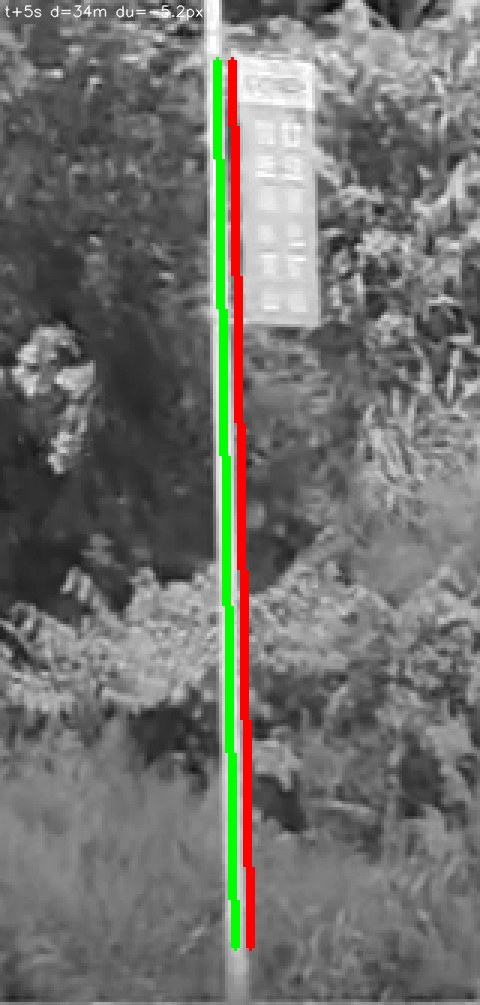
#> input picture config/carlibration/wuhu/truck29raw/v006_camlidar/overlays/pole_00_t005.jpg, 480 x 1005 px; its folder holds only this picture in this run
$ python -i camera_texture_stats.py   (imports and definitions only)   (older library calls are emulated)
#> lines starting #> are read from the running program, lines starting #| are printed output that depends on the picture
#> further down, picture is the input picture: shape (1005, 480, 3); mean B, G, R 110.2, 114.4, 114.3
#!/usr/bin/env python3
"""Image-quality statistics of a recording's camera stream (texture / sharpness / HEVC blockiness).

Purpose: explain why the photometric VIO update is weaker on one truck than on another. Decodes N
evenly spaced frames from [start, start+duration] and prints medians of
  grad_mean      mean Sobel gradient magnitude (8-bit gray, full resolution)
  textured_pct   percentage of pixels with gradient magnitude > 12 (usable photometric patches)
  lap_var        variance of the Laplacian (sharpness / motion blur / compression smoothing)
  blockiness     mean |dI| across 8-px block borders divided by mean |dI| inside blocks (1.0 = none)
  brightness/contrast  mean and std of the gray image
Usage: /usr/bin/python3 scripts/analysis/camera_texture_stats.py --bag DIR [--start S --duration D --frames 12]
"""
import argparse, pathlib, sys, tempfile
import numpy as np

REPO = pathlib.Path(__file__).resolve().parents[2]
sys.path.insert(0, str(REPO / "tools" / "calib"))
from livo_calib import dump_camera_stream, decode_hevc  # noqa: E402


def stats(img):
    import cv2
    g = img.astype(np.float32)
    gx = cv2.Sobel(g, cv2.CV_32F, 1, 0, ksize=3) / 8.0
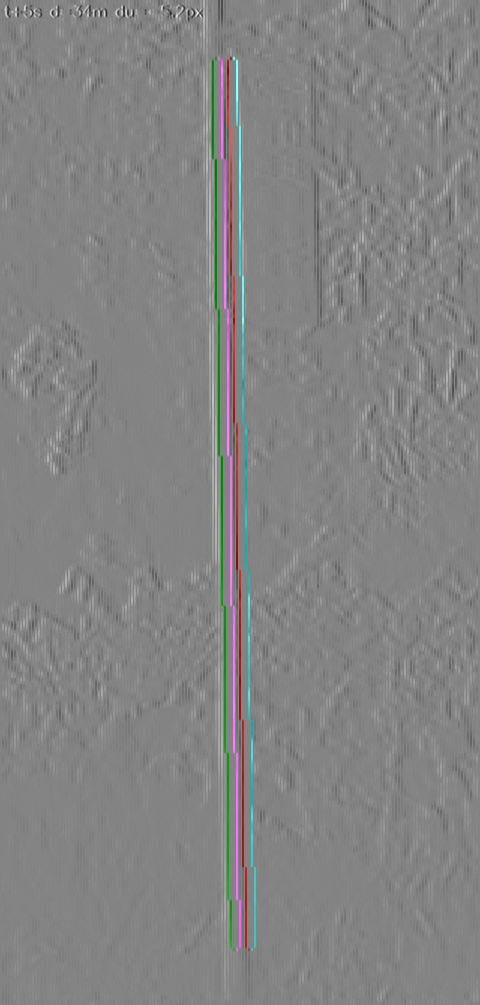
#> gx: shape (1005, 480, 3) float32; mean B, G, R 0.1, 0.1, 0.1; drawn with min black and max white
    gy = cv2.Sobel(g, cv2.CV_32F, 0, 1, ksize=3) / 8.0
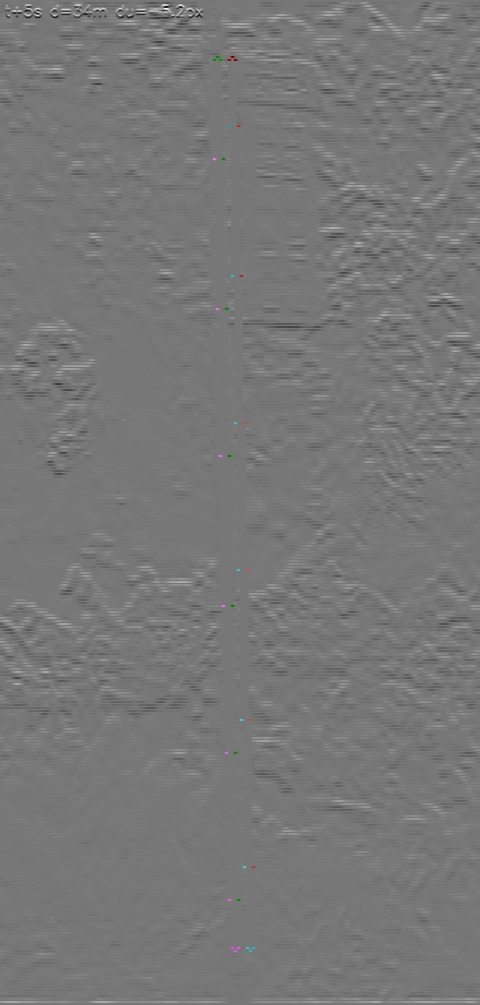
#> gy: shape (1005, 480, 3) float32; mean B, G, R 0, 0, 0; drawn with min black and max white
    mag = np.sqrt(gx * gx + gy * gy)
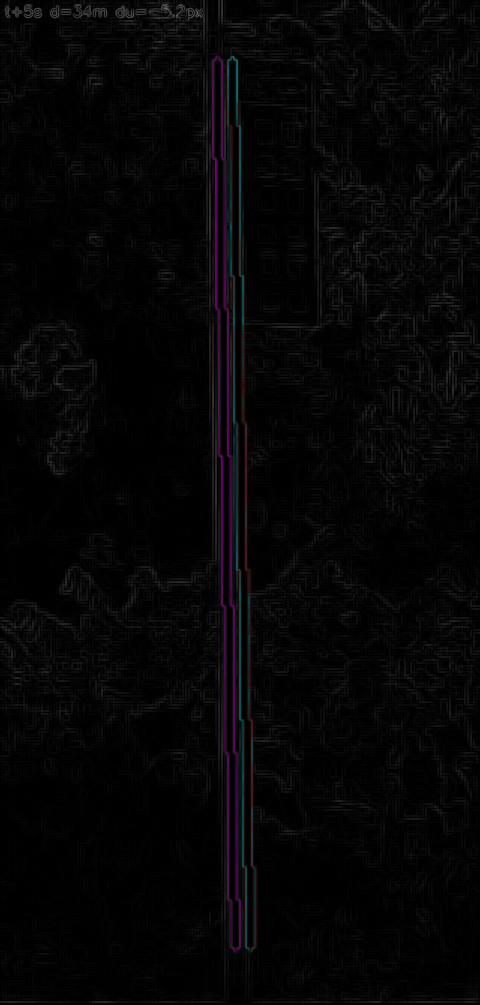
#> mag: shape (1005, 480, 3) float32; mean B, G, R 6.4, 5.8, 6.3
    lap = cv2.Laplacian(g, cv2.CV_32F)
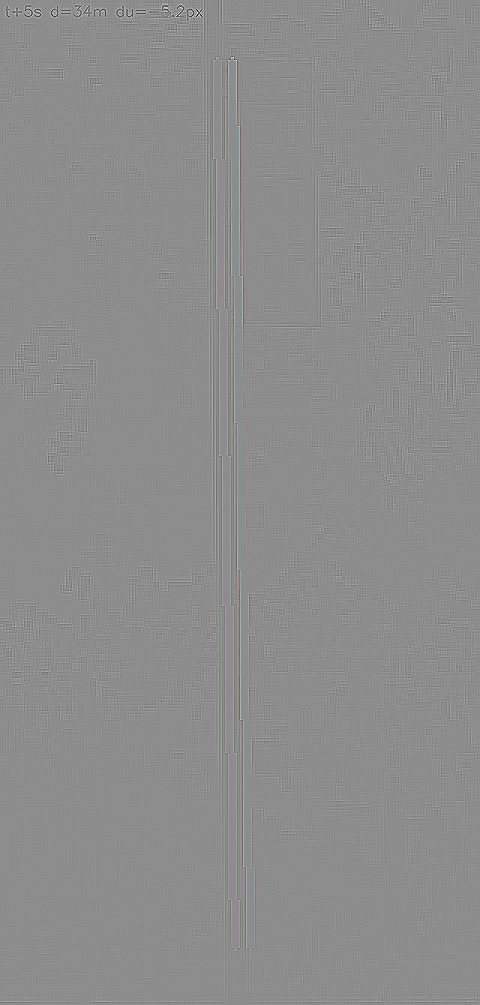
#> lap: shape (1005, 480, 3) float32; mean B, G, R 0, 0, 0; drawn with min black and max white
    dx = np.abs(np.diff(g, axis=1))
    cols = np.arange(dx.shape[1])
#> cols = 479 values from 0 to 478
    border = (cols % 8) == 7
    blockiness = float(dx[:, border].mean() / max(dx[:, ~border].mean(), 1e-6))
#> blockiness = 1.08
    return dict(grad_mean=float(mag.mean()), textured_pct=float((mag > 12).mean() * 100.0),
                lap_var=float(lap.var()), blockiness=blockiness,
                brightness=float(g.mean()), contrast=float(g.std()))


def main():
    ap = argparse.ArgumentParser()
    ap.add_argument("--bag", required=True)
    ap.add_argument("--start", type=float, default=0.0, help="seconds after the first image")
    ap.add_argument("--duration", type=float, default=60.0)
    ap.add_argument("--frames", type=int, default=12)
    a = ap.parse_args()
    out_dir = pathlib.Path(tempfile.mkdtemp(prefix="camtex_"))
    img_stamps, stream = dump_camera_stream(pathlib.Path(a.bag), out_dir, duration=a.duration, start=a.start)
    n = len(img_stamps)
    keep = set(int(k) for k in np.linspace(0, max(n - 1, 0), a.frames).round())
    rows = []
    for k, img in decode_hevc(stream, 1.0, keep=keep):
        rows.append(stats(img))
    if not rows:
        sys.exit("no frames decoded")
    keys = list(rows[0].keys())
    print(f"{a.bag}: {len(rows)} frames from {n} packets, window start {a.start:.0f}s dur {a.duration:.0f}s")
    for k in keys:
        v = np.array([r[k] for r in rows])
        print(f"  {k:13s} median {np.median(v):9.3f}  p10 {np.percentile(v, 10):9.3f}  p90 {np.percentile(v, 90):9.3f}")


# [2 lines not run here, left out]

>>> import cv2
>>> picture = cv2.imread('../../config/carlibration/wuhu/truck29raw/v006_camlidar/overlays/pole_00_t005.jpg')
>>> result = stats(picture)
#> result = {'grad_mean': 6.15, 'textured_pct': 13.96, 'lap_var': 450.5, 'blockiness': 1.08, 'brightness': 113, 'contrast': 47.66}

$ run again, on config/carlibration/wuhu/truck29raw/v006_camlidar/overlays/pole_01_t008.jpg
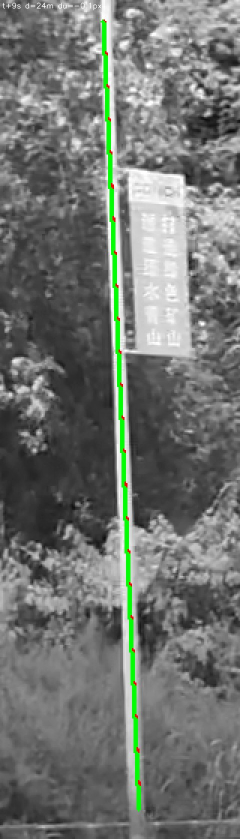
#> input picture config/carlibration/wuhu/truck29raw/v006_camlidar/overlays/pole_01_t008.jpg, 480 x 1677 px (shown at 1/2 size)
#> picture is the input picture: shape (1677, 480, 3); mean B, G, R 112.4, 116.7, 112.7
#> in stats, `gy = cv2.Sobel(g, cv2.CV_32F, 0, 1, ksize=3) / 8.0`:
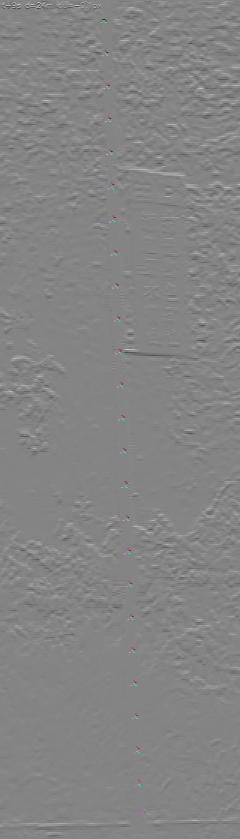
#> gy: shape (1677, 480, 3) float32 (shown at 1/2 size); mean B, G, R 0, 0, 0; drawn with min black and max white
#> in stats, `mag = np.sqrt(gx * gx + gy * gy)`:
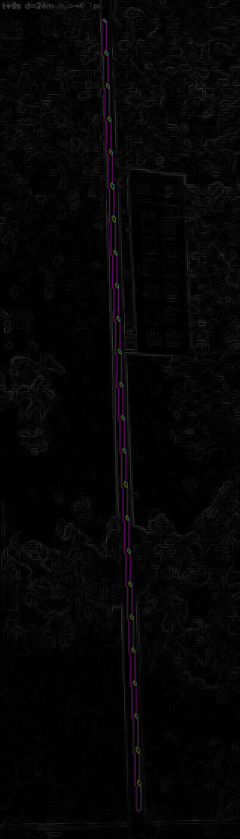
#> mag: shape (1677, 480, 3) float32 (shown at 1/2 size); mean B, G, R 6.1, 5.6, 6.1
#> blockiness = 1.06
#> result = {'grad_mean': 5.92, 'textured_pct': 13.67, 'lap_var': 418.7, 'blockiness': 1.06, 'brightness': 114, 'contrast': 50.68}

$ run again, on config/carlibration/wuhu/truck29raw/v006_camlidar/overlays/pole_02_t050.jpg
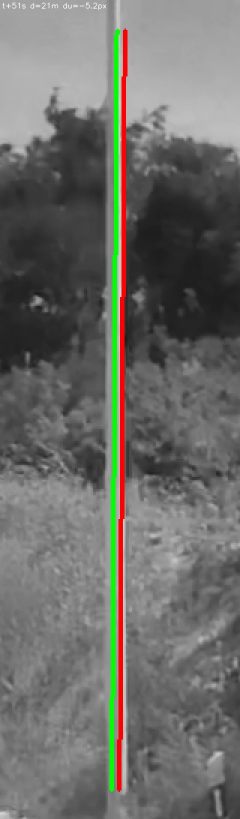
#> input picture config/carlibration/wuhu/truck29raw/v006_camlidar/overlays/pole_02_t050.jpg, 480 x 1638 px (shown at 1/2 size)
#> picture is the input picture: shape (1638, 480, 3); mean B, G, R 104.5, 108.9, 108.8
#> in stats, `gy = cv2.Sobel(g, cv2.CV_32F, 0, 1, ksize=3) / 8.0`:
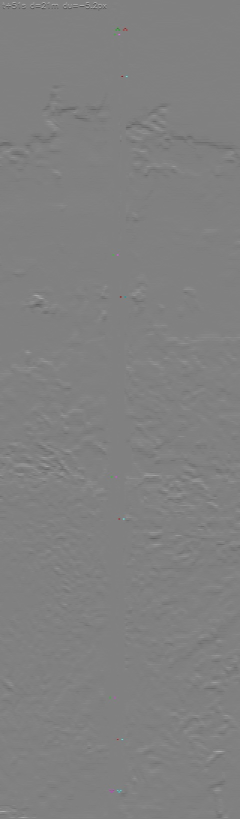
#> gy: shape (1638, 480, 3) float32 (shown at 1/2 size); mean B, G, R 0, 0, 0; drawn with min black and max white
#> in stats, `dx = np.abs(np.diff(g, axis=1))`:
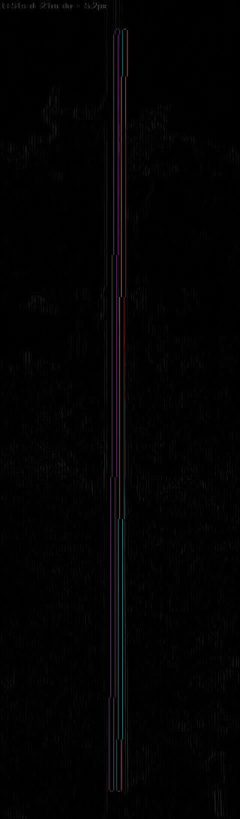
#> dx: shape (1638, 479, 3) float32 (shown at 1/2 size); mean B, G, R 2.9, 2.6, 2.8
#> blockiness = 1.05
#> result = {'grad_mean': 3.02, 'textured_pct': 4.25, 'lap_var': 154.6, 'blockiness': 1.05, 'brightness': 107.4, 'contrast': 46.95}

$ run again, on config/carlibration/wuhu/truck29raw/v006_camlidar/overlays/pole_03_t058.jpg
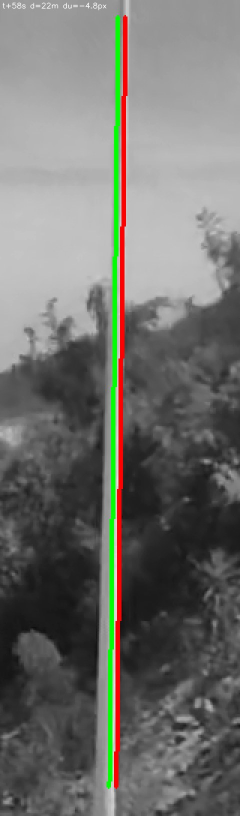
#> input picture config/carlibration/wuhu/truck29raw/v006_camlidar/overlays/pole_03_t058.jpg, 480 x 1632 px (shown at 1/2 size)
#> picture is the input picture: shape (1632, 480, 3); mean B, G, R 108.3, 112.8, 112.8
#> in stats, `gy = cv2.Sobel(g, cv2.CV_32F, 0, 1, ksize=3) / 8.0`:
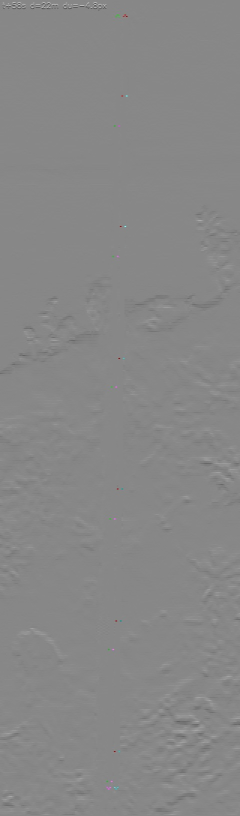
#> gy: shape (1632, 480, 3) float32 (shown at 1/2 size); mean B, G, R 0, 0, 0; drawn with min black and max white
#> in stats, `mag = np.sqrt(gx * gx + gy * gy)`:
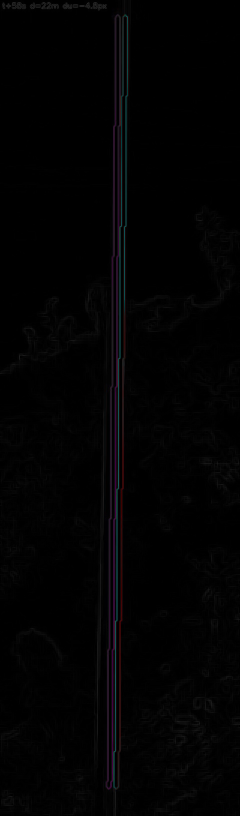
#> mag: shape (1632, 480, 3) float32 (shown at 1/2 size); mean B, G, R 3, 2.6, 2.8
#> blockiness = 1.19
#> result = {'grad_mean': 2.8, 'textured_pct': 4.16, 'lap_var': 172.9, 'blockiness': 1.19, 'brightness': 111.3, 'contrast': 59.79}
